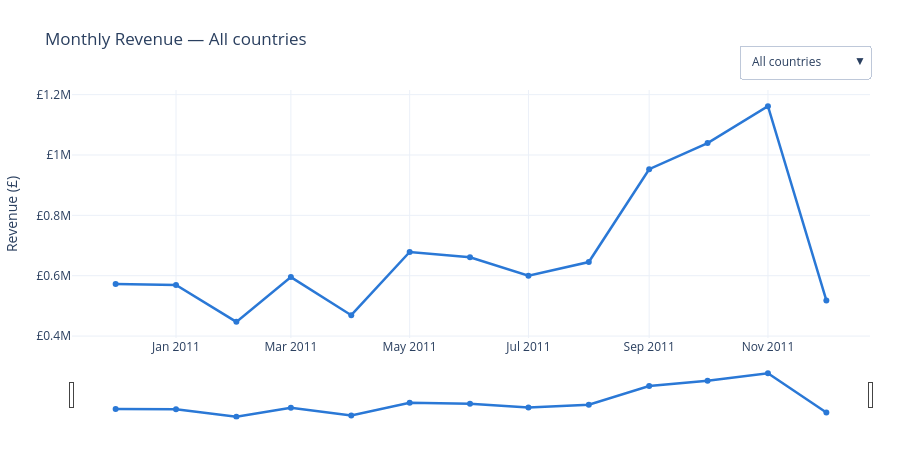

Source (notebook cell):
### Markdown cell above
## 2. Chart 1 — Revenue trend with a country filter

Precompute monthly revenue for "All countries" plus the top 8 countries by
revenue, then use a Plotly dropdown to toggle which trace is visible —
entirely client-side, no server needed.

### Code cell
top_countries = df.groupby("Country")["TotalPrice"].sum().sort_values(ascending=False).head(8).index.tolist()
options = ["All countries"] + top_countries

monthly_all = df.groupby("Month")["TotalPrice"].sum().sort_index()

fig_trend = go.Figure()
for i, opt in enumerate(options):
    series = monthly_all if opt == "All countries" else df[df["Country"] == opt].groupby("Month")["TotalPrice"].sum().reindex(monthly_all.index, fill_value=0)
    fig_trend.add_trace(go.Scatter(
        x=series.index, y=series.values, mode="lines+markers",
        name=opt, visible=(i == 0),
        line=dict(color=BLUE, width=2.5),
        hovertemplate="%{x|%b %Y}<br>£%{y:,.0f}<extra></extra>",
    ))

buttons = [
    dict(label=opt, method="update",
         args=[{"visible": [j == i for j in range(len(options))]},
               {"title": f"Monthly Revenue — {opt}"}])
    for i, opt in enumerate(options)
]
fig_trend.update_layout(
    updatemenus=[dict(buttons=buttons, direction="down", x=1.0, xanchor="right", y=1.18, yanchor="top")],
    title="Monthly Revenue — All countries",
    xaxis=dict(rangeslider=dict(visible=True), title=None),
    yaxis=dict(title="Revenue (£)", tickprefix="£"),
    height=460, margin=dict(t=90, l=60, r=30, b=40),
    hovermode="x unified",
)

### Figure 1 — Plotly figure (JSON) as saved in the notebook; plotly's stock layout.template omitted (floating-point values rounded to 4 significant figures)
{"data": [{"hovertemplate": "%{x|%b %Y}<br>£%{y:,.0f}<extra></extra>", "line": {"color": "#2a78d6", "width": 2.5}, "mode": "lines+markers", "name": "All countries", "type": "scatter", "visible": true, "x": ["2010-12-01T00:00:00", "2011-01-01T00:00:00", "2011-02-01T00:00:00", "2011-03-01T00:00:00", "2011-04-01T00:00:00", "2011-05-01T00:00:00", "2011-06-01T00:00:00", "2011-07-01T00:00:00", "2011-08-01T00:00:00", "2011-09-01T00:00:00", "2011-10-01T00:00:00", "2011-11-01T00:00:00", "2011-12-01T00:00:00"], "y": [572700.0, 569400.0, 447100.0, 595500.0, 469200.0, 678600.0, 661200.0, 600100.0, 645300.0, 952800.0, 1039000.0, 1162000.0, 518200.0]}, {"hovertemplate": "%{x|%b %Y}<br>£%{y:,.0f}<extra></extra>", "line": {"color": "#2a78d6", "width": 2.5}, "mode": "lines+markers", "name": "United Kingdom", "type": "scatter", "visible": false, "x": ["2010-12-01T00:00:00", "2011-01-01T00:00:00", "2011-02-01T00:00:00", "2011-03-01T00:00:00", "2011-04-01T00:00:00", "2011-05-01T00:00:00", "2011-06-01T00:00:00", "2011-07-01T00:00:00", "2011-08-01T00:00:00", "2011-09-01T00:00:00", "2011-10-01T00:00:00", "2011-11-01T00:00:00", "2011-12-01T00:00:00"], "y": [498700.0, 442200.0, 355700.0, 467200.0, 409600.0, 551600.0, 524900.0, 485600.0, 498500.0, 796800.0, 824800.0, 980600.0, 472400.0]}, {"hovertemplate": "%{x|%b %Y}<br>£%{y:,.0f}<extra></extra>", "line": {"color": "#2a78d6", "width": 2.5}, "mode": "lines+markers", "name": "Netherlands", "type": "scatter", "visible": false, "x": ["2010-12-01T00:00:00", "2011-01-01T00:00:00", "2011-02-01T00:00:00", "2011-03-01T00:00:00", "2011-04-01T00:00:00", "2011-05-01T00:00:00", "2011-06-01T00:00:00", "2011-07-01T00:00:00", "2011-08-01T00:00:00", "2011-09-01T00:00:00", "2011-10-01T00:00:00", "2011-11-01T00:00:00", "2011-12-01T00:00:00"], "y": [8784.0, 26610.0, 23010.0, 22420.0, 2977.0, 29190.0, 26860.0, 26.02, 40330.0, 26940.0, 40710.0, 25870.0, 11730.0]}, {"hovertemplate": "%{x|%b %Y}<br>£%{y:,.0f}<extra></extra>", "line": {"color": "#2a78d6", "width": 2.5}, "mode": "lines+markers", "name": "EIRE", "type": "scatter", "visible": false, "x": ["2010-12-01T00:00:00", "2011-01-01T00:00:00", "2011-02-01T00:00:00", "2011-03-01T00:00:00", "2011-04-01T00:00:00", "2011-05-01T00:00:00", "2011-06-01T00:00:00", "2011-07-01T00:00:00", "2011-08-01T00:00:00", "2011-09-01T00:00:00", "2011-10-01T00:00:00", "2011-11-01T00:00:00", "2011-12-01T00:00:00"], "y": [8814.0, 21900.0, 10130.0, 21670.0, 7570.0, 15980.0, 19840.0, 40910.0, 16970.0, 41000.0, 24320.0, 29470.0, 6979.0]}, {"hovertemplate": "%{x|%b %Y}<br>£%{y:,.0f}<extra></extra>", "line": {"color": "#2a78d6", "width": 2.5}, "mode": "lines+markers", "name": "Germany", "type": "scatter", "visible": false, "x": ["2010-12-01T00:00:00", "2011-01-01T00:00:00", "2011-02-01T00:00:00", "2011-03-01T00:00:00", "2011-04-01T00:00:00", "2011-05-01T00:00:00", "2011-06-01T00:00:00", "2011-07-01T00:00:00", "2011-08-01T00:00:00", "2011-09-01T00:00:00", "2011-10-01T00:00:00", "2011-11-01T00:00:00", "2011-12-01T00:00:00"], "y": [15240.0, 16910.0, 9581.0, 14390.0, 12320.0, 25750.0, 13270.0, 16440.0, 19220.0, 18090.0, 31640.0, 28030.0, 7984.0]}, {"hovertemplate": "%{x|%b %Y}<br>£%{y:,.0f}<extra></extra>", "line": {"color": "#2a78d6", "width": 2.5}, "mode": "lines+markers", "name": "France", "type": "scatter", "visible": false, "x": ["2010-12-01T00:00:00", "2011-01-01T00:00:00", "2011-02-01T00:00:00", "2011-03-01T00:00:00", "2011-04-01T00:00:00", "2011-05-01T00:00:00", "2011-06-01T00:00:00", "2011-07-01T00:00:00", "2011-08-01T00:00:00", "2011-09-01T00:00:00", "2011-10-01T00:00:00", "2011-11-01T00:00:00", "2011-12-01T00:00:00"], "y": [9616.0, 17740.0, 8516.0, 14590.0, 5530.0, 17610.0, 16080.0, 10000.0, 13810.0, 23430.0, 33490.0, 31340.0, 7277.0]}, {"hovertemplate": "%{x|%b %Y}<br>£%{y:,.0f}<extra></extra>", "line": {"color": "#2a78d6", "width": 2.5}, "mode": "lines+markers", "name": "Australia", "type": "scatter", "visible": false, "x": ["2010-12-01T00:00:00", "2011-01-01T00:00:00", "2011-02-01T00:00:00", "2011-03-01T00:00:00", "2011-04-01T00:00:00", "2011-05-01T00:00:00", "2011-06-01T00:00:00", "2011-07-01T00:00:00", "2011-08-01T00:00:00", "2011-09-01T00:00:00", "2011-10-01T00:00:00", "2011-11-01T00:00:00", "2011-12-01T00:00:00"], "y": [1033.0, 9018.0, 14700.0, 17220.0, 771.6, 13640.0, 25190.0, 4964.0, 22490.0, 5107.0, 17150.0, 7243.0, 0.0]}, {"hovertemplate": "%{x|%b %Y}<br>£%{y:,.0f}<extra></extra>", "line": {"color": "#2a78d6", "width": 2.5}, "mode": "lines+markers", "name": "Spain", "type": "scatter", "visible": false, "x": ["2010-12-01T00:00:00", "2011-01-01T00:00:00", "2011-02-01T00:00:00", "2011-03-01T00:00:00", "2011-04-01T00:00:00", "2011-05-01T00:00:00", "2011-06-01T00:00:00", "2011-07-01T00:00:00", "2011-08-01T00:00:00", "2011-09-01T00:00:00", "2011-10-01T00:00:00", "2011-11-01T00:00:00", "2011-12-01T00:00:00"], "y": [1844.0, 10090.0, 2114.0, 5363.0, 1786.0, 3258.0, 3333.0, 7625.0, 3347.0, 5189.0, 8637.0, 8679.0, 316.2]}, {"hovertemplate": "%{x|%b %Y}<br>£%{y:,.0f}<extra></extra>", "line": {"color": "#2a78d6", "width": 2.5}, "mode": "lines+markers", "name": "Switzerland", "type": "scatter", "visible": false, "x": ["2010-12-01T00:00:00", "2011-01-01T00:00:00", "2011-02-01T00:00:00", "2011-03-01T00:00:00", "2011-04-01T00:00:00", "2011-05-01T00:00:00", "2011-06-01T00:00:00", "2011-07-01T00:00:00", "2011-08-01T00:00:00", "2011-09-01T00:00:00", "2011-10-01T00:00:00", "2011-11-01T00:00:00", "2011-12-01T00:00:00"], "y": [1305.0, 4231.0, 2655.0, 1870.0, 2077.0, 3610.0, 7904.0, 3763.0, 4970.0, 8285.0, 7655.0, 8119.0, 0.0]}], "layout": {"height": 460, "hovermode": "x unified", "margin": {"b": 40, "l": 60, "r": 30, "t": 90}, "title": {"text": "Monthly Revenue — All countries"}, "updatemenus": [{"buttons": [{"args": [{"visible": [true, false, false, false, false, false, false, false, false]}, {"title": "Monthly Revenue — All countries"}], "label": "All countries", "method": "update"}, {"args": [{"visible": [false, true, false, false, false, false, false, false, false]}, {"title": "Monthly Revenue — United Kingdom"}], "label": "United Kingdom", "method": "update"}, {"args": [{"visible": [false, false, true, false, false, false, false, false, false]}, {"title": "Monthly Revenue — Netherlands"}], "label": "Netherlands", "method": "update"}, {"args": [{"visible": [false, false, false, true, false, false, false, false, false]}, {"title": "Monthly Revenue — EIRE"}], "label": "EIRE", "method": "update"}, {"args": [{"visible": [false, false, false, false, true, false, false, false, false]}, {"title": "Monthly Revenue — Germany"}], "label": "Germany", "method": "update"}, {"args": [{"visible": [false, false, false, false, false, true, false, false, false]}, {"title": "Monthly Revenue — France"}], "label": "France", "method": "update"}, {"args": [{"visible": [false, false, false, false, false, false, true, false, false]}, {"title": "Monthly Revenue — Australia"}], "label": "Australia", "method": "update"}, {"args": [{"visible": [false, false, false, false, false, false, false, true, false]}, {"title": "Monthly Revenue — Spain"}], "label": "Spain", "method": "update"}, {"args": [{"visible": [false, false, false, false, false, false, false, false, true]}, {"title": "Monthly Revenue — Switzerland"}], "label": "Switzerland", "method": "update"}], "direction": "down", "x": 1.0, "xanchor": "right", "y": 1.18, "yanchor": "top"}], "xaxis": {"rangeslider": {"visible": true}, "title": {}}, "yaxis": {"tickprefix": "£", "title": {"text": "Revenue (£)"}}}}
